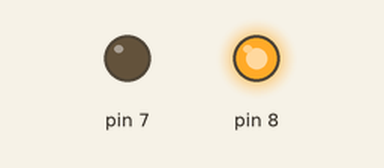
Simulated run of this sketch. Board: Arduino Uno, built with avr-gcc and run on an emulated ATmega328P. Shown: output pins drawn as LEDs (lit = HIGH).

Above: at 0.2 s.
At 1.7 s:
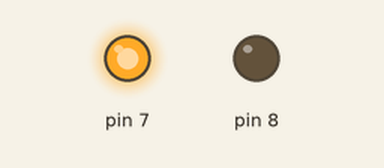
At 3.2 s:
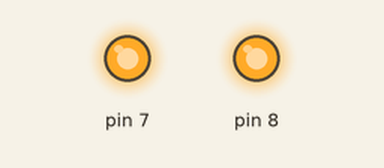
At 4.0 s:
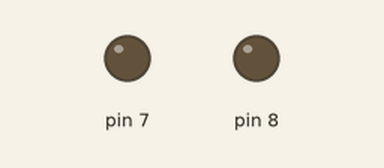
Timing chart, 0 to 5.9 s (numbered marks = the images above):
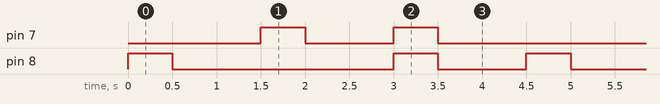

Measured:
- by itself, pin 7: repeats every 4.5 s: LOW 1.0 s, HIGH 0.50 s, LOW 2.5 s, HIGH 0.50 s
- by itself, pin 8: repeats every 4.5 s: LOW 2.5 s, HIGH 0.50 s, LOW 1.0 s, HIGH 0.50 s
- by itself, everything shown: repeats every 4.5 s, in 6 steps

The sketch:

Vibration.ino
```cpp
void setup() {
  // put your setup code here, to run once:
pinMode(8,OUTPUT);
pinMode(7,OUTPUT);
}

void loop() {
  // put your main code here, to run repeatedly:

digitalWrite(8,HIGH);
delay(500);
digitalWrite(8,LOW);
delay(1000);

digitalWrite(7,HIGH);
delay(500);
digitalWrite(7,LOW);
delay(1000);

digitalWrite(7,HIGH);
digitalWrite(8,HIGH);
delay(500);

digitalWrite(7,LOW);
digitalWrite(8,LOW);
delay(1000);


}
```
